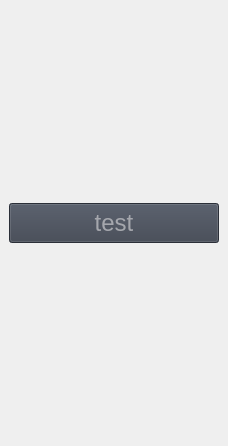
<?xml version="1.0" encoding="UTF-8"?>
<ui version="4.0">
 <class>SimplePluginUI</class>
 <widget class="QDockWidget" name="SimplePluginUI">
  <property name="enabled">
   <bool>true</bool>
  </property>
  <property name="geometry">
   <rect>
    <x>0</x>
    <y>0</y>
    <width>228</width>
    <height>446</height>
   </rect>
  </property>
  <property name="sizePolicy">
   <sizepolicy hsizetype="Fixed" vsizetype="Preferred">
    <horstretch>0</horstretch>
    <verstretch>0</verstretch>
   </sizepolicy>
  </property>
  <property name="minimumSize">
   <size>
    <width>69</width>
    <height>30</height>
   </size>
  </property>
  <property name="maximumSize">
   <size>
    <width>1024</width>
    <height>768</height>
   </size>
  </property>
  <property name="font">
   <font>
    <pointsize>18</pointsize>
   </font>
  </property>
  <property name="windowTitle">
   <string>SimplePlugin</string>
  </property>
  <widget class="QWidget" name="widget">
   <property name="sizePolicy">
    <sizepolicy hsizetype="Ignored" vsizetype="Ignored">
     <horstretch>0</horstretch>
     <verstretch>0</verstretch>
    </sizepolicy>
   </property>
   <property name="minimumSize">
    <size>
     <width>0</width>
     <height>0</height>
    </size>
   </property>
   <layout class="QVBoxLayout" name="verticalLayout">
    <item>
     <widget class="QPushButton" name="btn_test">
      <property name="minimumSize">
       <size>
        <width>0</width>
        <height>0</height>
       </size>
      </property>
      <property name="maximumSize">
       <size>
        <width>480</width>
        <height>40</height>
       </size>
      </property>
      <property name="font">
       <font>
        <pointsize>18</pointsize>
       </font>
      </property>
      <property name="styleSheet">
       <string notr="true">background-color: rgb(60, 66, 78);
color: rgb(165, 167, 173);
              </string>
      </property>
      <property name="text">
       <string>test</string>
      </property>
     </widget>
    </item>
   </layout>
  </widget>
 </widget>
 <resources/>
 <connections/>
</ui>
